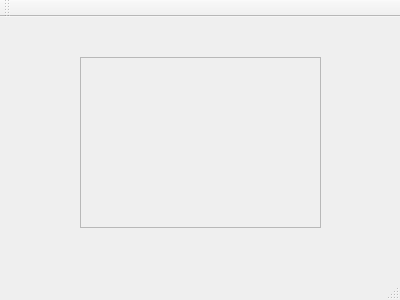
<?xml version="1.0" encoding="UTF-8"?>
<ui version="4.0">
 <class>MainWindow</class>
 <widget class="QMainWindow" name="MainWindow">
  <property name="geometry">
   <rect>
    <x>0</x>
    <y>0</y>
    <width>400</width>
    <height>300</height>
   </rect>
  </property>
  <property name="windowTitle">
   <string>MainWindow</string>
  </property>
  <widget class="QWidget" name="centralWidget">
   <widget class="QScrollArea" name="scrollArea">
    <property name="geometry">
     <rect>
      <x>80</x>
      <y>40</y>
      <width>241</width>
      <height>171</height>
     </rect>
    </property>
    <property name="styleSheet">
     <string notr="true">scrollbar{
background-color: green;

}</string>
    </property>
    <property name="widgetResizable">
     <bool>true</bool>
    </property>
    <widget class="QWidget" name="scrollAreaWidgetContents">
     <property name="geometry">
      <rect>
       <x>0</x>
       <y>0</y>
       <width>239</width>
       <height>169</height>
      </rect>
     </property>
    </widget>
   </widget>
  </widget>
  <widget class="QMenuBar" name="menuBar">
   <property name="geometry">
    <rect>
     <x>0</x>
     <y>0</y>
     <width>400</width>
     <height>21</height>
    </rect>
   </property>
  </widget>
  <widget class="QToolBar" name="mainToolBar">
   <attribute name="toolBarArea">
    <enum>TopToolBarArea</enum>
   </attribute>
   <attribute name="toolBarBreak">
    <bool>false</bool>
   </attribute>
  </widget>
  <widget class="QStatusBar" name="statusBar"/>
 </widget>
 <layoutdefault spacing="6" margin="11"/>
 <resources/>
 <connections/>
</ui>
